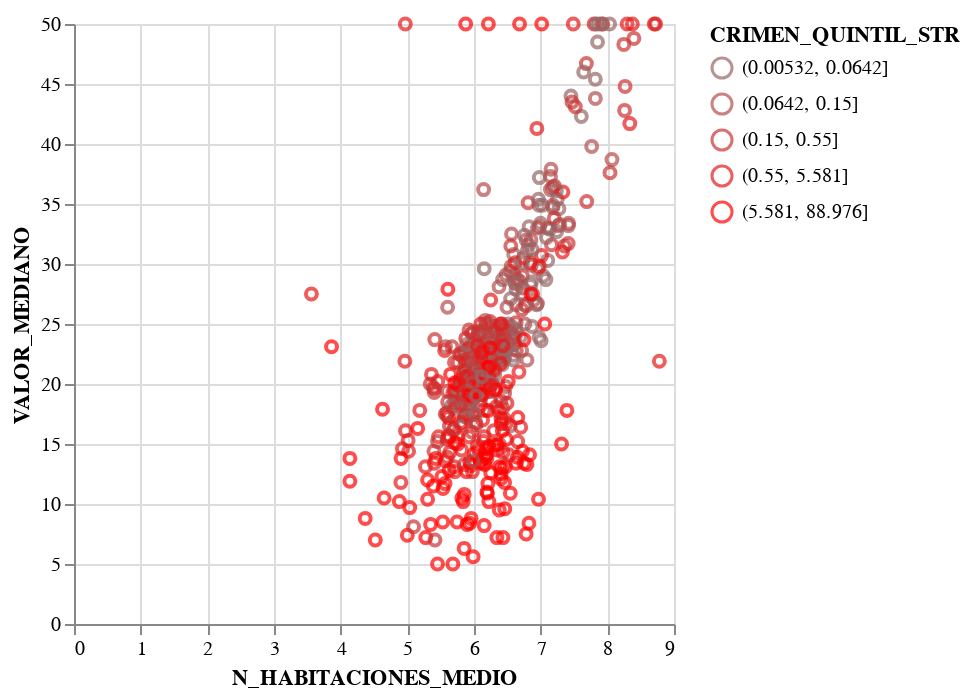

Notebook code cell kept with this figure:
### Code cell
chart = Chart(df[['N_HABITACIONES_MEDIO','VALOR_MEDIANO','CRIMEN_QUINTIL_STR']])

scale = Scale(range=['#996666', '#b34d4d', '#cc3333','#e61919','#ff0000'], type='ordinal')

chart.mark_point().encode(
    x="N_HABITACIONES_MEDIO",
    y="VALOR_MEDIANO",
    color=Color("CRIMEN_QUINTIL_STR", scale=scale)

)

### Figure 1 — Vega-Lite specification as saved in the notebook (floating-point values rounded to 4 significant figures; data arrays with more than 128 entries replaced by an {"elided": "..."} marker saying what was removed)
{"config": {"view": {"continuousWidth": 300, "continuousHeight": 300}}, "data": {"name": "data-2493bc7485a18f9e8b0085bdf2fd35ee"}, "mark": {"type": "point"}, "encoding": {"color": {"field": "CRIMEN_QUINTIL_STR", "scale": {"range": ["#996666", "#b34d4d", "#cc3333", "#e61919", "#ff0000"], "type": "ordinal"}, "type": "nominal"}, "x": {"field": "N_HABITACIONES_MEDIO", "type": "quantitative"}, "y": {"field": "VALOR_MEDIANO", "type": "quantitative"}}, "$schema": "https://vega.github.io/schema/vega-lite/v5.8.0.json", "datasets": {"data-2493bc7485a18f9e8b0085bdf2fd35ee": {"elided": "506 records"}}}
